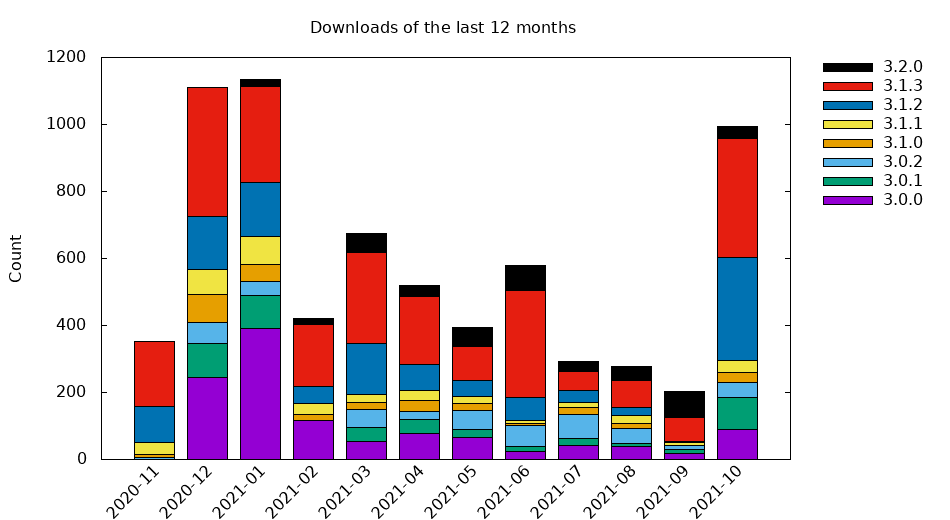

Write gnuplot code to recreate this figure.
#!/usr/bin/gnuplot
#
# Plotting downloads statistics (see downloads.txt)
#
# AUTHOR: zvezdochiot

set terminal png font "Verdana,8" size 950, 520

set title 'Downloads of the last 12 months'

set xlabel ' '
set ylabel 'Count'

set key invert reverse Left outside
set key autotitle columnheader
set auto x
unset xtics
set xtic rotate by 45 scale 0 offset character -4,-2.5

set style data histogram
set style histogram rowstacked
set style fill solid border -1
set boxwidth 0.75

set terminal png enhanced
set output 'downloads12.png'
plot for [i=2:9] 'last_12_months.txt' using i:xtic(1)

# set terminal xterm
# replot
